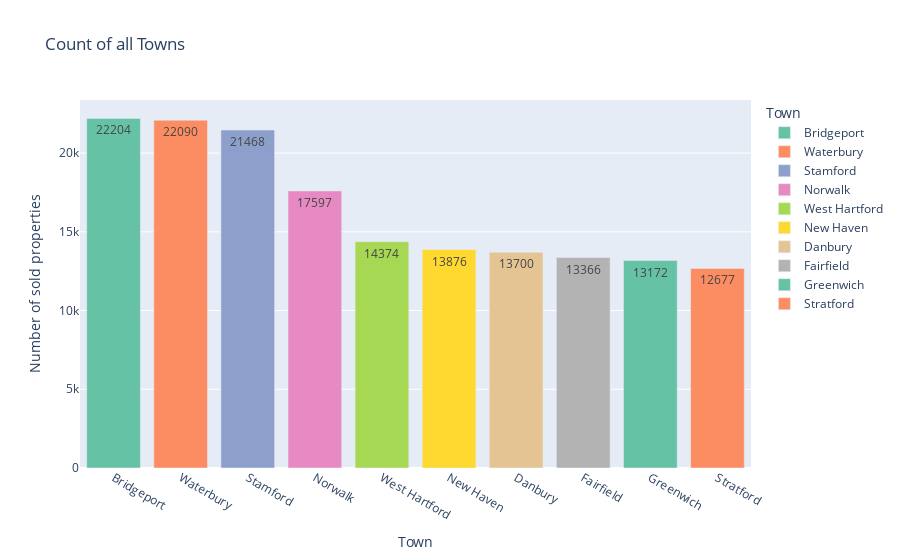

Notebook source saved alongside this figure:
### Code cell
import plotly.express as px
fig = px.bar(
    number_properties_sold_per_town.head(10),
    x='City',
    y='count',
    text='count',  # Display count on bars
    title='Count of all Towns',
    labels={'City': 'Town', 'count': 'Number of sold properties'},
    color='City',  # Color bars by country
    color_discrete_sequence=px.colors.qualitative.Set2,  # Distinct colors
    hover_data={'City': True, 'count': True}  # Show country and count on hover
)
fig.show()

### Figure 1 — Plotly figure (JSON) as saved in the notebook; plotly's stock layout.template omitted (floating-point values rounded to 4 significant figures)
{"data": [{"alignmentgroup": "True", "hovertemplate": "Town=%{x}<br>Number of sold properties=%{text}<extra></extra>", "legendgroup": "Bridgeport", "marker": {"color": "rgb(102,194,165)", "pattern": {"shape": ""}}, "name": "Bridgeport", "offsetgroup": "Bridgeport", "orientation": "v", "showlegend": true, "text": [22204], "textposition": "auto", "type": "bar", "x": ["Bridgeport"], "xaxis": "x", "y": [22204], "yaxis": "y"}, {"alignmentgroup": "True", "hovertemplate": "Town=%{x}<br>Number of sold properties=%{text}<extra></extra>", "legendgroup": "Waterbury", "marker": {"color": "rgb(252,141,98)", "pattern": {"shape": ""}}, "name": "Waterbury", "offsetgroup": "Waterbury", "orientation": "v", "showlegend": true, "text": [22090], "textposition": "auto", "type": "bar", "x": ["Waterbury"], "xaxis": "x", "y": [22090], "yaxis": "y"}, {"alignmentgroup": "True", "hovertemplate": "Town=%{x}<br>Number of sold properties=%{text}<extra></extra>", "legendgroup": "Stamford", "marker": {"color": "rgb(141,160,203)", "pattern": {"shape": ""}}, "name": "Stamford", "offsetgroup": "Stamford", "orientation": "v", "showlegend": true, "text": [21468], "textposition": "auto", "type": "bar", "x": ["Stamford"], "xaxis": "x", "y": [21468], "yaxis": "y"}, {"alignmentgroup": "True", "hovertemplate": "Town=%{x}<br>Number of sold properties=%{text}<extra></extra>", "legendgroup": "Norwalk", "marker": {"color": "rgb(231,138,195)", "pattern": {"shape": ""}}, "name": "Norwalk", "offsetgroup": "Norwalk", "orientation": "v", "showlegend": true, "text": [17597], "textposition": "auto", "type": "bar", "x": ["Norwalk"], "xaxis": "x", "y": [17597], "yaxis": "y"}, {"alignmentgroup": "True", "hovertemplate": "Town=%{x}<br>Number of sold properties=%{text}<extra></extra>", "legendgroup": "West Hartford", "marker": {"color": "rgb(166,216,84)", "pattern": {"shape": ""}}, "name": "West Hartford", "offsetgroup": "West Hartford", "orientation": "v", "showlegend": true, "text": [14374], "textposition": "auto", "type": "bar", "x": ["West Hartford"], "xaxis": "x", "y": [14374], "yaxis": "y"}, {"alignmentgroup": "True", "hovertemplate": "Town=%{x}<br>Number of sold properties=%{text}<extra></extra>", "legendgroup": "New Haven", "marker": {"color": "rgb(255,217,47)", "pattern": {"shape": ""}}, "name": "New Haven", "offsetgroup": "New Haven", "orientation": "v", "showlegend": true, "text": [13876], "textposition": "auto", "type": "bar", "x": ["New Haven"], "xaxis": "x", "y": [13876], "yaxis": "y"}, {"alignmentgroup": "True", "hovertemplate": "Town=%{x}<br>Number of sold properties=%{text}<extra></extra>", "legendgroup": "Danbury", "marker": {"color": "rgb(229,196,148)", "pattern": {"shape": ""}}, "name": "Danbury", "offsetgroup": "Danbury", "orientation": "v", "showlegend": true, "text": [13700], "textposition": "auto", "type": "bar", "x": ["Danbury"], "xaxis": "x", "y": [13700], "yaxis": "y"}, {"alignmentgroup": "True", "hovertemplate": "Town=%{x}<br>Number of sold properties=%{text}<extra></extra>", "legendgroup": "Fairfield", "marker": {"color": "rgb(179,179,179)", "pattern": {"shape": ""}}, "name": "Fairfield", "offsetgroup": "Fairfield", "orientation": "v", "showlegend": true, "text": [13366], "textposition": "auto", "type": "bar", "x": ["Fairfield"], "xaxis": "x", "y": [13366], "yaxis": "y"}, {"alignmentgroup": "True", "hovertemplate": "Town=%{x}<br>Number of sold properties=%{text}<extra></extra>", "legendgroup": "Greenwich", "marker": {"color": "rgb(102,194,165)", "pattern": {"shape": ""}}, "name": "Greenwich", "offsetgroup": "Greenwich", "orientation": "v", "showlegend": true, "text": [13172], "textposition": "auto", "type": "bar", "x": ["Greenwich"], "xaxis": "x", "y": [13172], "yaxis": "y"}, {"alignmentgroup": "True", "hovertemplate": "Town=%{x}<br>Number of sold properties=%{text}<extra></extra>", "legendgroup": "Stratford", "marker": {"color": "rgb(252,141,98)", "pattern": {"shape": ""}}, "name": "Stratford", "offsetgroup": "Stratford", "orientation": "v", "showlegend": true, "text": [12677], "textposition": "auto", "type": "bar", "x": ["Stratford"], "xaxis": "x", "y": [12677], "yaxis": "y"}], "layout": {"autosize": true, "barmode": "relative", "legend": {"title": {"text": "Town"}, "tracegroupgap": 0}, "title": {"text": "Count of all Towns"}, "xaxis": {"anchor": "y", "autorange": true, "categoryarray": ["Bridgeport", "Waterbury", "Stamford", "Norwalk", "West Hartford", "New Haven", "Danbury", "Fairfield", "Greenwich", "Stratford"], "categoryorder": "array", "domain": [0, 1], "range": [-0.5, 9.5], "title": {"text": "Town"}, "type": "category"}, "yaxis": {"anchor": "x", "autorange": true, "domain": [0, 1], "range": [0, 23370.0], "title": {"text": "Number of sold properties"}, "type": "linear"}}}
